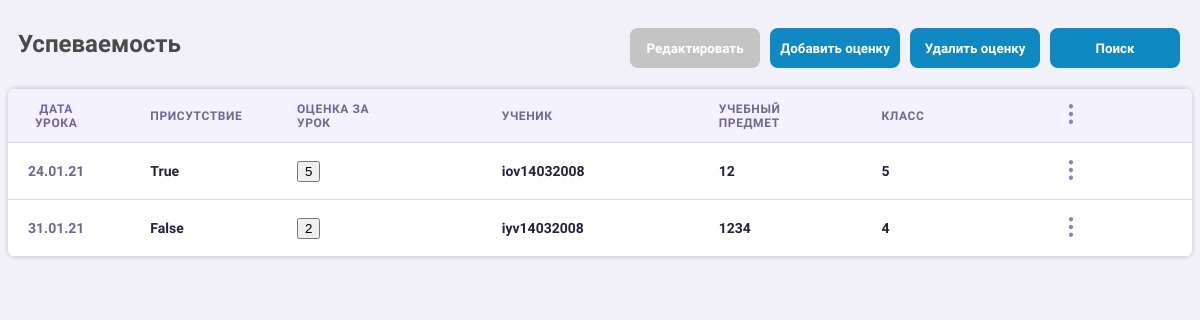
Page /AcademicPerfomance.html on the committed database.
### NIR_UD/models.py (models this page shows, shortened)
class AcademicPerformance(models.Model):
    lesson_date = models.CharField(max_length=ACADEMIC_PERFOMANCE_DATE_LEN)  # Дата урока (в формате SQLite)
    is_appeared = models.BooleanField()  # Индикатор присутствия на уроке (есть/нет)
    student_mark = models.IntegerField(max_length=MARK_LEN)  # Оценка за урок (2-5)
    student_id = models.ForeignKey(Students,
                                   on_delete=models.CASCADE)  # ID студента, который связан первичным ключом с таблицей учеников. При удалении корневого объекта удалится и данный экземпляр.
    class_id = models.ForeignKey(Classes,
                                 on_delete=models.CASCADE)  # ID класса, который связан первичным ключом с таблицей классов. При удалении корневого объекта (класса) данный экземпляр обнулится.
    subject_id = models.ForeignKey(AcademicSubjects,
                                   on_delete=models.CASCADE)  # ID предмета (целочисленное поле), связан первичным ключом с таблицей редметов. При удалении удалится и данный экземпляр.
    class Meta:
        verbose_name = 'Оценка за урок'
        verbose_name_plural = 'Таблица успеваемости'

### NIR_UD/views.py (the view)
# urls.py: re_path('AcademicPerfomance.html', views.academic_performance),
@csrf_exempt
def academic_performance(request):
    marks = AcademicPerformance.objects.all()
    return render(request, 'NIR_UD/AcademicPerfomance.html', {'marks': marks})

### NIR_UD/templates/NIR_UD/AcademicPerfomance.html (shortened to what this page needs)
<!DOCTYPE html>
<html lang="ru">
<head>
    <link rel="stylesheet" href="../../../src/static/css/base.css">
</head>
<body>
<div class="parent">
    <div class="head">
        <h2>Успеваемость</h2>
    </div>
    <div class="container">
        <table id="mytable">
            <thead>
            <tr>
                <th>Дата урока</th>
                <th>Присутствие</th>
                <th>Оценка за урок</th>
                <th>Ученик</th>
                <th>Учебный предмет</th>
                <th>Класс</th>
                <th><img src="../../../src/static/img/More.svg" alt=""></th>
            </tr>
            </thead>
            <tbody>
            {% for el in marks %}
                <form method="post">{% csrf_token %}
                    <tr class="success">
                        <td>{{ el.lesson_date }}</td>
                        <td>{{ el.is_appeared }}</td>
                        <td>
                            <button class="i">{{ el.student_mark }}</button>
                        </td>
                        <td>{{ el.student_id_id }}</td>
                        <td>{{ el.subject_id_id }}</td>
                        <td>{{ el.class_id_id }}</td>
                        <td>
                            <div class="dropdown"><img src="../../../src/static/img/More.svg" alt="">
                            </div>
                        </td>
                    </tr>
                </form>
            {% endfor %}
            </tbody>
        </table>
    </div>
    <div class="row3">
        <button class="edit" type="submit">Редактировать</button>
        <button class="add">Добавить оценку</button>
        <button class="delete">Удалить оценку</button>
        <button class="search">Поиск</button>
    </div>
</div>
</body>
</html>

### src/static/css/base.css (style rules this page uses)
body { background-color: #F2F0F9; font-family: 'Raleway', sans-serif; }
.row3 { margin-left: 10%; position: absolute; right: 20px; top: 28px; }
.row3 button { font-family: 'Raleway', sans-serif; width: 130px; height: 40px; -webkit-appearance: none; border-radius: 8px; border: none; color: white; font-weight: 600; cursor: pointer; }
h2 { font-family: 'Raleway', sans-serif; color: #4A4A4A; margin-top: 30px; margin-bottom: 30px; margin-left: 10px; }
.add { margin-right: 6px; background: #1088C1; }
.edit { margin-right: 6px; background: #c4c4c4; position: relative; display: inline-block; }
.edit:after { background: #1088C1; }
.delete { margin-right: 6px; background: #1088C1; }
.search { background: #1088C1; }
.container { display: grid; justify-content: center; align-items: center; }
table { border-collapse: collapse; background-color: #Ffffff; overflow: hidden; box-shadow: 0px 0px 5px rgba(0, 0, 0, 0.2); border-radius: 8px; }
thead tr th { background-color: #F4F2FF; border-bottom: 1px solid #D9D5EC; border-top: 1px solid #D9D5EC; }
th { font-size: 12px; font-weight: 600; border-bottom-color: #D9D5EC; }
th:first-child { color: #6E6893; padding: 13px 65px 12px 20px; letter-spacing: 0.05em; text-transform: uppercase; }
th:nth-child(2) { color: #6E6893; width: 200px; margin-right: 30px; letter-spacing: 0.05em; text-transform: uppercase; text-align: left; }
th:nth-child(3) { color: #6E6893; width: 150px; margin-left: 30px; letter-spacing: 0.05em; text-transform: uppercase; text-align: left; }
th:nth-child(4) { color: #6E6893; width: 104px; padding-left: 104px; letter-spacing: 0.05em; text-transform: uppercase; text-align: left; }
th:nth-child(5) { color: #6E6893; letter-spacing: 0.05em; text-transform: uppercase; text-align: left; }
th:nth-child(6) { color: #6E6893; width: 150px; padding-left: 100px; letter-spacing: 0.05em; text-transform: uppercase; text-align: left; }
th:nth-child(7) { color: #6E6893; width: 150px; padding-right:111px; padding-left:20px; letter-spacing: 0.05em; text-transform: uppercase; text-align: right; }
.success td { margin-top:1px; font-size: 14px; font-weight: 600; background-color: white; color: #25213B; border-bottom: 1px solid #D9D5EC; }
.success td:first-child { color: #6E6893; padding: 20px 65px 20px 20px; }
.success td:nth-child(4) { padding-left: 104px; width: 354px; }
.success td:nth-child(6) { padding-left: 100px; width: 150px; }
.success td:nth-child(7) { text-align: right; width: 150px; padding-right:111px; padding-left:20px; }

### rows in the picture
AcademicPerformance: lesson_date "24.01.21", is_appeared "True", student_mark "5", student_id_id "iov14032008", subject_id_id "12", class_id_id "5"
AcademicPerformance: lesson_date "31.01.21", is_appeared "False", student_mark "2", student_id_id "iyv14032008", subject_id_id "1234", class_id_id "4"
